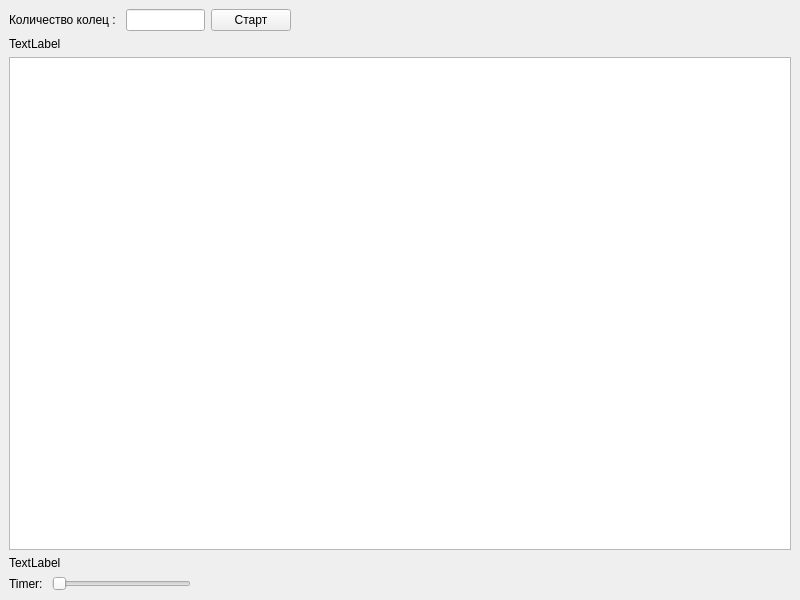
<?xml version="1.0" encoding="UTF-8"?>
<ui version="4.0">
 <class>MainWindow</class>
 <widget class="QMainWindow" name="MainWindow">
  <property name="geometry">
   <rect>
    <x>0</x>
    <y>0</y>
    <width>800</width>
    <height>600</height>
   </rect>
  </property>
  <property name="sizePolicy">
   <sizepolicy hsizetype="Minimum" vsizetype="Minimum">
    <horstretch>0</horstretch>
    <verstretch>0</verstretch>
   </sizepolicy>
  </property>
  <property name="minimumSize">
   <size>
    <width>800</width>
    <height>600</height>
   </size>
  </property>
  <property name="windowTitle">
   <string>MainWindow</string>
  </property>
  <widget class="QWidget" name="centralwidget">
   <property name="sizePolicy">
    <sizepolicy hsizetype="Preferred" vsizetype="Preferred">
     <horstretch>0</horstretch>
     <verstretch>0</verstretch>
    </sizepolicy>
   </property>
   <layout class="QVBoxLayout" name="verticalLayout">
    <item>
     <layout class="QHBoxLayout" name="horizontalLayout" stretch="0,0,0">
      <property name="sizeConstraint">
       <enum>QLayout::SetMinimumSize</enum>
      </property>
      <property name="leftMargin">
       <number>0</number>
      </property>
      <property name="topMargin">
       <number>0</number>
      </property>
      <property name="rightMargin">
       <number>500</number>
      </property>
      <item>
       <widget class="QLabel" name="label">
        <property name="text">
         <string>Количество колец : </string>
        </property>
       </widget>
      </item>
      <item>
       <widget class="QLineEdit" name="lineEdit"/>
      </item>
      <item>
       <widget class="QPushButton" name="pushButton">
        <property name="text">
         <string>Старт</string>
        </property>
       </widget>
      </item>
     </layout>
    </item>
    <item>
     <widget class="QLabel" name="label_2">
      <property name="sizePolicy">
       <sizepolicy hsizetype="Preferred" vsizetype="Preferred">
        <horstretch>0</horstretch>
        <verstretch>0</verstretch>
       </sizepolicy>
      </property>
      <property name="minimumSize">
       <size>
        <width>0</width>
        <height>0</height>
       </size>
      </property>
      <property name="text">
       <string>TextLabel</string>
      </property>
     </widget>
    </item>
    <item>
     <widget class="QGraphicsView" name="graphicsView">
      <property name="sizePolicy">
       <sizepolicy hsizetype="Expanding" vsizetype="Expanding">
        <horstretch>0</horstretch>
        <verstretch>0</verstretch>
       </sizepolicy>
      </property>
     </widget>
    </item>
    <item>
     <widget class="QLabel" name="label_4">
      <property name="minimumSize">
       <size>
        <width>0</width>
        <height>0</height>
       </size>
      </property>
      <property name="text">
       <string>TextLabel</string>
      </property>
     </widget>
    </item>
    <item>
     <layout class="QHBoxLayout" name="horizontalLayout_2">
      <property name="rightMargin">
       <number>600</number>
      </property>
      <item>
       <widget class="QLabel" name="label_3">
        <property name="text">
         <string>Timer: </string>
        </property>
       </widget>
      </item>
      <item>
       <widget class="QSlider" name="horizontalSlider">
        <property name="orientation">
         <enum>Qt::Horizontal</enum>
        </property>
       </widget>
      </item>
     </layout>
    </item>
   </layout>
   <zorder>graphicsView</zorder>
   <zorder>label_2</zorder>
   <zorder>label_4</zorder>
  </widget>
 </widget>
 <resources/>
 <connections/>
</ui>
